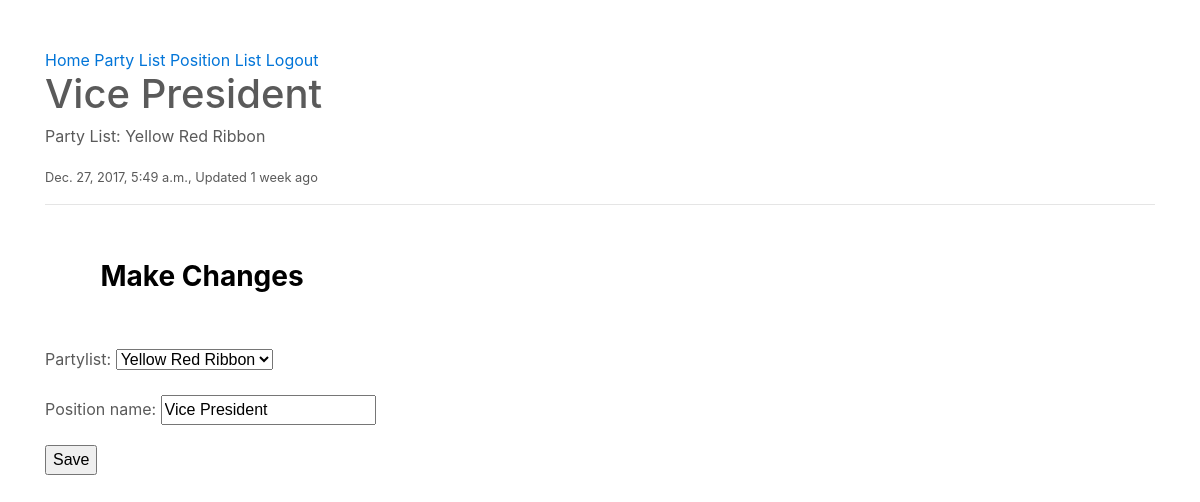
The page /position/president-3kdz/ (signed in) on the database its author committed.
### positions/models.py (models this page shows, shortened)
class Position(models.Model):
	user 				= models.ForeignKey(User)
	partylist			= models.ForeignKey(PartyList, on_delete=models.CASCADE, null=True, blank=True)
	position_name 		= models.CharField(max_length=120)
	timestamp			= models.DateTimeField(auto_now_add=True)
	updated				= models.DateTimeField(auto_now=True)
	slug				= models.SlugField(null=True, blank=True)
	@property
	def title(self):
		return self.position_name
	class Meta:
		ordering = ['-updated', '-timestamp']

### partylists/models.py (models this page shows, shortened)
class PartyList(models.Model):
	owner 				= models.ForeignKey(User)
	partylist_name 		= models.CharField(max_length=120)
	timestamp			= models.DateTimeField(auto_now_add=True)
	updated				= models.DateTimeField(auto_now=True)
	slug				= models.SlugField(null=True, blank=True)
	objects 			= CandidateManager()
	def __str__(self):
		return self.partylist_name
	class Meta:
		ordering = ['-updated', '-timestamp']

### positions/views.py (the view)
# urls.py: url(r'^(?P<slug>[\w-]+)/$', PositionUpdateView.as_view(), name='edit')
class PositionUpdateView(LoginRequiredMixin, PermissionRequiredMixin, UpdateView):
	permission_required = 'positions'
	form_class = PositionCreateForm
	template_name = 'positions/detail-update.html'
	def get_queryset(self):
		return Position.objects.filter(user=self.request.user)
	def get_context_data(self, *args, **kwargs):
		context = super(PositionUpdateView, self).get_context_data(*args, **kwargs)
		context['title'] = 'Update Position'
		return context

### positions/forms.py
class PositionCreateForm(forms.ModelForm):
	class Meta:
		model = Position
		fields = [
			'partylist',
			'position_name'
		]

### positions/templates/positions/detail-update.html (shortened to what this page needs)
{% extends "base.html" %}
{% block content %}
<h1>{{ form.instance.title }}</h1>
<p>Party List: {{ form.instance.partylist }}</p>
<small>{{ form.instance.timestamp }}, Updated {{ form.instance.updated|timesince }} ago</small>
<hr/>
<h3>Make Changes</h3>
{% include 'snippets/form-snippet.html' with form=form %}
{% endblock %}

### templates/snippets/form-snippet.html (shortened to what this page needs)
{% block content %}
<form method='POST'>{% csrf_token %}
	{{ form.as_p }}
	<button type='submit'>Save</button>
</form>
{% endblock %}

### static/css/carousel.css (style rules this page uses)
div.transbox p,h3 { margin: 5%; font-weight: bold; color: #000000; }
body { padding-top: 3rem; padding-bottom: 3rem; color: #5a5a5a; }
.carousel-caption h3,p { z-index: 10; bottom: 3rem; }

### rows shown on the page
Position: instance "Vice President", instance.partylist "Yellow Red Ribbon", instance.timestamp "Dec. 27, 2017, 5:49 a.m.", instance.updated "1 week", partylist "Yellow Red Ribbon", position_name "Vice President"
